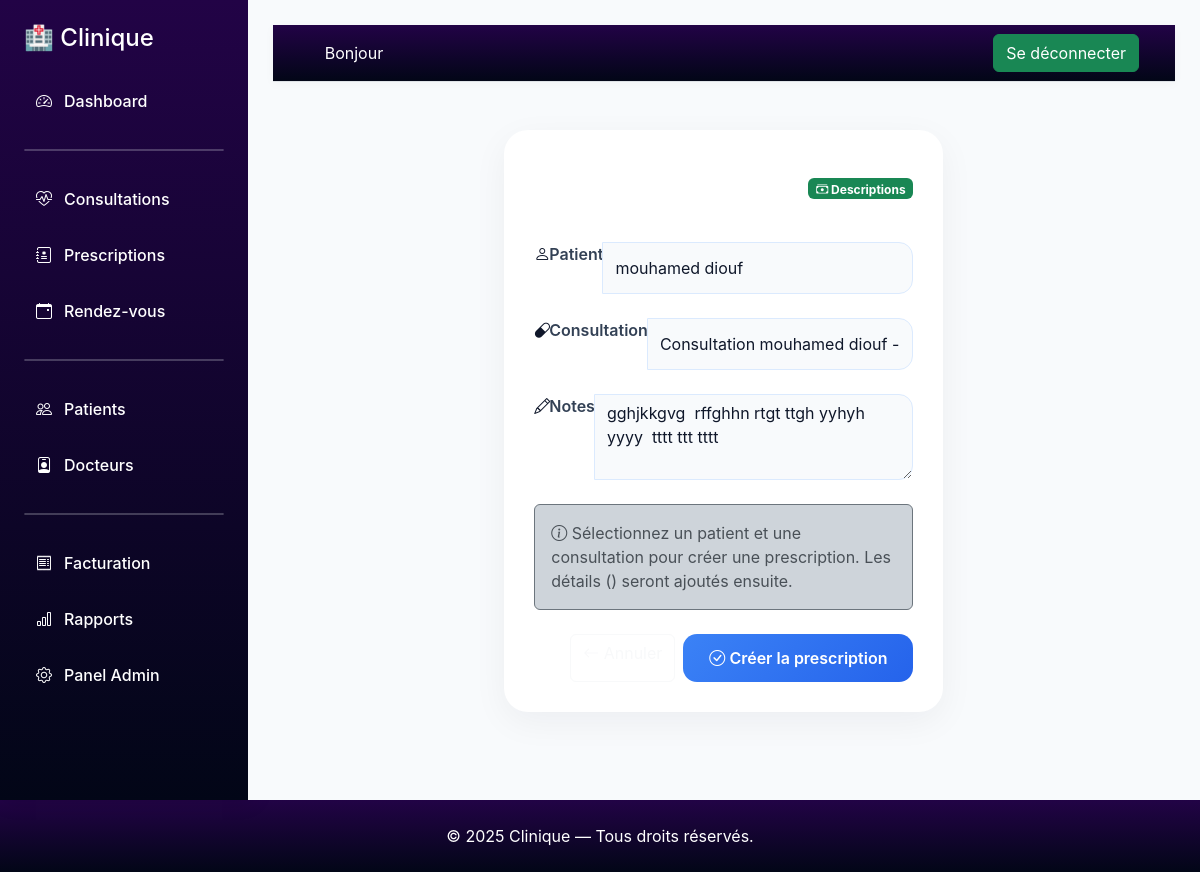
Page /prescriptions/Prescriptions/1/update/ (signed in) on the committed database.
### prescriptions/models.py (models this page shows, shortened)
class Prescription(models.Model):
    consultation = models.OneToOneField(
        Consultation,
        on_delete=models.CASCADE,
        related_name='prescription'
    )
    patient = models.ForeignKey(
        Patient,
        on_delete=models.CASCADE,
        related_name='prescriptions'
    )
    medecin = models.ForeignKey(
        Medecin,
        on_delete=models.CASCADE,
        related_name='prescriptions'
    )
    date_prescription = models.DateTimeField(
        auto_now_add=True
    )
    notes = models.TextField(
        blank=True,
        null=True
    )
    class Meta:
        verbose_name = "Prescription"
        verbose_name_plural = "Prescriptions"
        indexes = [
            models.Index(fields=['date_prescription']),
            models.Index(fields=['patient']),
        ]
        ordering = ['-date_prescription']

### prescriptions/views.py (the view)
# urls.py: path('Prescriptions/<int:pk>/update/', views.UpdatePrescriptionView.as_view(), name='update_prescription'),
class UpdatePrescriptionView(DoctorLoginRequiredMixin, EditPrescriptionView,BaseMixin, UpdateView):
    form_class = PrescriptionForm
    template_name = 'prescriptions/prescription_form.html'
    success_url = reverse_lazy('prescriptions:list_prescriptions')

### prescriptions/forms.py
class PrescriptionForm(forms.ModelForm):
    class Meta:
        model = Prescription
        fields = ['consultation','patient', 'notes']
        widgets = {
            'patient': forms.Select(attrs={'class': 'form-control'}),
            'consultation': forms.Select(attrs={'class': 'form-control'}),
            'notes': forms.Textarea(attrs={'class': 'form-control', 'rows': 3}),
        }

### consultations/models.py (called while the page is built)
    def __str__(self):
        return f"Consultation {self.patient} - {self.date.strftime('%d/%m/%Y')}"

### patient/models.py (called while the page is built)
    def __str__(self):
        return f"{self.prenom} {self.nom}"

### prescriptions/views.py (called while the page is built)
    def dispatch(self, request, *args, **kwargs):
        if not hasattr(request.user, 'medecin'):
            return HttpResponseForbidden("Vous devez être un médecin pour accéder à cette page.")
        return super().dispatch(request, *args, **kwargs)

    def get_queryset(self):
        qs= super().get_queryset()
        return qs.select_related("patient").prefetch_related("lignes").filter(medecin=self.request.user.medecin)

### prescriptions/templates/prescriptions/prescription_form.html (shortened to what this page needs)
{% extends "dashboard.html" %}
{% block content %}
<link href="https://cdn.jsdelivr.net/npm/bootstrap-icons/font/bootstrap-icons.css" rel="stylesheet">
<div class="container py-4">
    <div class="form-card col-lg-6 mx-auto">
        <div class="d-flex justify-content-between align-items-center mb-4">
            <h4 class="text-white mb-0">
                <i class="bi bi-receipt me-2"></i> Nouvelle prescription
            </h4>
            <span class="badge bg-success">
                <i class="bi bi-cash-stack"></i> Descriptions
            </span>
        </div>
        <form method="post">
            <div class="mb-4 input-group">
                <i class="bi bi-person input-icon"></i>
                <label class="form-label">Patient</label>
                {{ form.patient }}
            </div>
            <div class="mb-4 input-group">
                <i class="bi bi-capsule input-icon"></i>
                <label class="form-label">Consultation</label>
                {{ form.consultation }}
            </div>
            <div class="mb-4 input-group">
                <i class="bi bi-pencil input-icon"></i>
                <label class="form-label">Notes</label>
                {{ form.notes }}
            </div>
           <div class="alert alert-dark border border-secondary mt-3">
                <i class="bi bi-info-circle"></i>
                Sélectionnez un patient et une consultation pour créer une prescription.
                Les détails () seront ajoutés ensuite.
            </div>
            <div class="d-flex justify-content-end gap-2 mt-4">
                <a href="{% url 'prescriptions:list_prescriptions' %}" class="btn btn-outline-light">
                    <i class="bi bi-arrow-left"></i> Annuler
                </a>
                <button type="submit" class="btn btn-submit text-white">
                    <i class="bi bi-check-circle"></i> Créer la prescription
                </button>
            </div>
        </form>
    </div>
</div>
{% endblock %}

### static/css/base.css (style rules this page uses)
body { background:#f8fafc; color:#0f172a; font-family:"Inter",sans-serif; }
.form-card { background:white; border-radius:24px; padding:30px; box-shadow: 0 10px 35px rgba(15,23,42,.05); }
.form-control, select, textarea { background:#f8fafc !important; border: 1px solid #dbeafe !important; color:#0f172a !important; border-radius:14px; min-height:52px; transition:.3s; }
.form-label { color:#334155; font-weight:600; }
.btn-submit { background: linear-gradient(135deg,#3b82f6,#2563eb); border:none; border-radius:14px; color:white; font-weight:600; padding:12px 26px; transition:.3s; }

### comptes/templates/dashboard.html (style rules this page uses)
body { background-color: #f5f7fb; }

### rows in the picture
Prescription: patient "mouhamed diouf", consultation "Consultation mouhamed diouf - 24/05/2026", notes "gghjkkgvg rffghhn rtgt ttgh yyhyh yyyy tttt ttt tttt"
